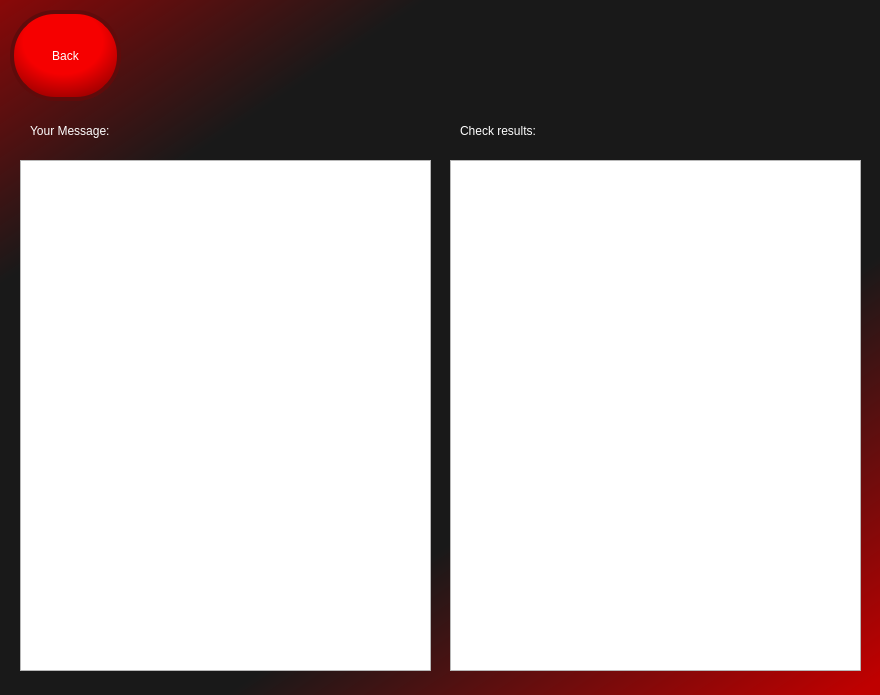
<?xml version="1.0" encoding="UTF-8"?>
<ui version="4.0">
 <class>ScamLocatorResults</class>
 <widget class="QWidget" name="ScamLocatorResults">
  <property name="geometry">
   <rect>
    <x>0</x>
    <y>0</y>
    <width>880</width>
    <height>695</height>
   </rect>
  </property>
  <property name="windowTitle">
   <string>Form</string>
  </property>
  <property name="styleSheet">
   <string notr="true">QWidget#ScamLocatorResults {
background-color: qlineargradient(spread:reflect, x1:0.489158, y1:0.398, x2:1, y2:1, stop:0.389474 rgb(25, 25, 25), stop:0.973684 rgba(191, 0, 0, 255));
}</string>
  </property>
  <widget class="QLabel" name="ResultsLabel">
   <property name="geometry">
    <rect>
     <x>460</x>
     <y>110</y>
     <width>251</width>
     <height>41</height>
    </rect>
   </property>
   <property name="styleSheet">
    <string notr="true">font: 20pt &quot;Rockwell&quot;;
color: rgb(255, 255, 255);</string>
   </property>
   <property name="text">
    <string>Check results:</string>
   </property>
  </widget>
  <widget class="QLabel" name="MessageLabel">
   <property name="geometry">
    <rect>
     <x>30</x>
     <y>110</y>
     <width>261</width>
     <height>41</height>
    </rect>
   </property>
   <property name="styleSheet">
    <string notr="true">font: 20pt &quot;Rockwell&quot;;
color: rgb(255, 255, 255);</string>
   </property>
   <property name="text">
    <string>Your Message:</string>
   </property>
  </widget>
  <widget class="QPushButton" name="GoBackBTN">
   <property name="geometry">
    <rect>
     <x>10</x>
     <y>10</y>
     <width>111</width>
     <height>91</height>
    </rect>
   </property>
   <property name="styleSheet">
    <string notr="true">QPushButton{
background-color: qradialgradient(spread:reflect, cx:0.473684, cy:0.347, radius:1.118, fx:0.478526, fy:0.342, stop:0.331579 rgba(246, 0, 0, 255), stop:0.626316 rgba(150, 0, 0, 255));
font: 20pt &quot;Trebuchet MS&quot;;
text-align: center;
border: 4px solid;
border-radius: 45px;
color: rgb(255, 255, 255);
border-color: rgb(95, 11, 11);
}

QPushButton:hover{
background-color: rgb(0, 0, 0);
color: rgb(246, 0, 0);
border-color: rgb(246, 0, 0);
}</string>
   </property>
   <property name="text">
    <string>Back</string>
   </property>
  </widget>
  <widget class="QTextEdit" name="Results">
   <property name="geometry">
    <rect>
     <x>450</x>
     <y>160</y>
     <width>411</width>
     <height>511</height>
    </rect>
   </property>
   <property name="styleSheet">
    <string notr="true">font: 18pt &quot;Rockwell&quot;;
border-color: rgb(144, 31, 31);</string>
   </property>
   <property name="readOnly">
    <bool>true</bool>
   </property>
  </widget>
  <widget class="QTextEdit" name="CheckedMessage">
   <property name="geometry">
    <rect>
     <x>20</x>
     <y>160</y>
     <width>411</width>
     <height>511</height>
    </rect>
   </property>
   <property name="font">
    <font>
     <family>Rockwell</family>
     <pointsize>18</pointsize>
     <weight>50</weight>
     <italic>false</italic>
     <bold>false</bold>
    </font>
   </property>
   <property name="styleSheet">
    <string notr="true">font: 18pt &quot;Rockwell&quot;;
border-color: rgb(144, 31, 31);
</string>
   </property>
   <property name="readOnly">
    <bool>true</bool>
   </property>
  </widget>
 </widget>
 <resources/>
 <connections/>
</ui>
